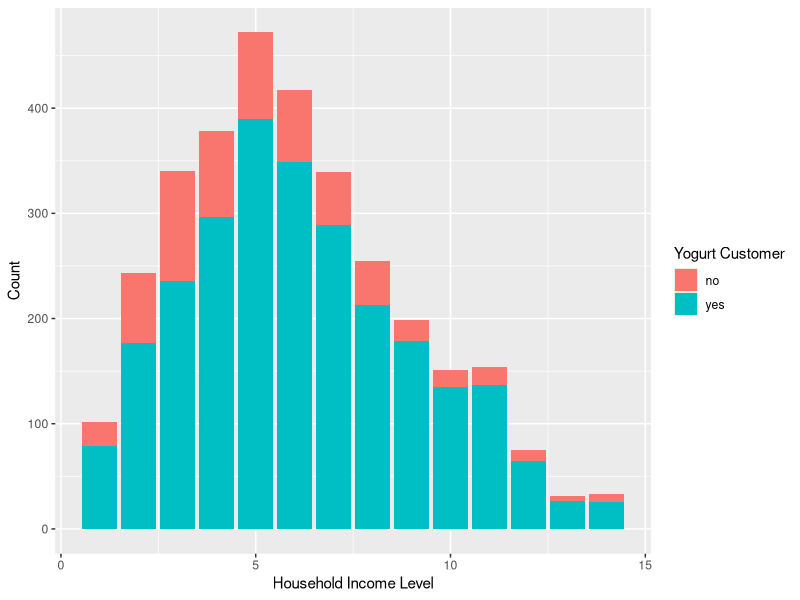
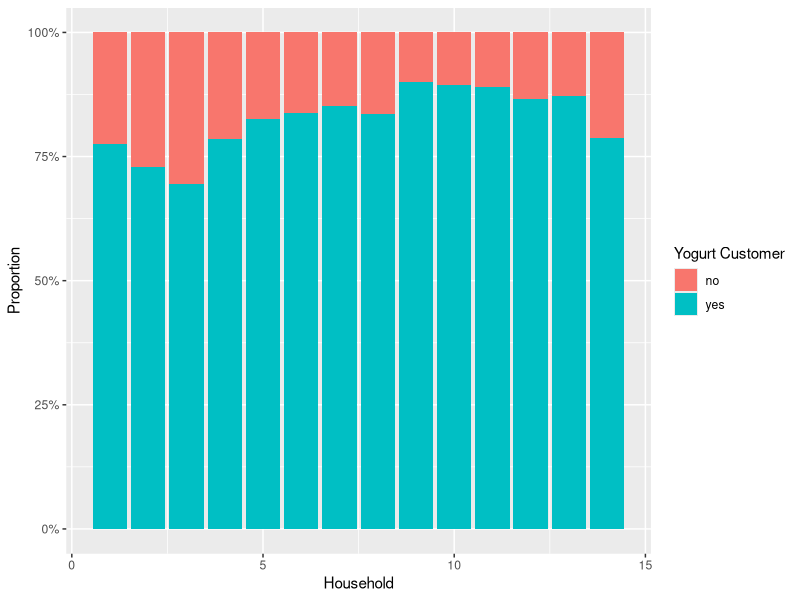
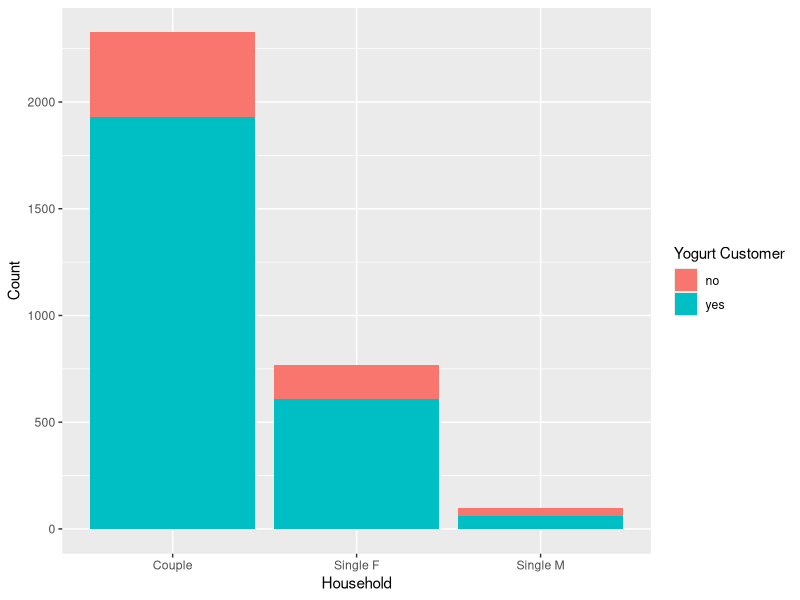
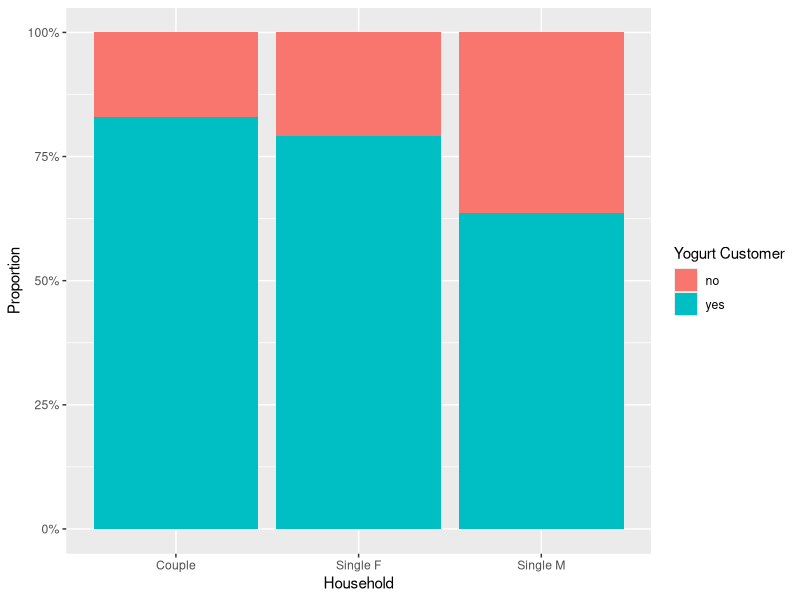
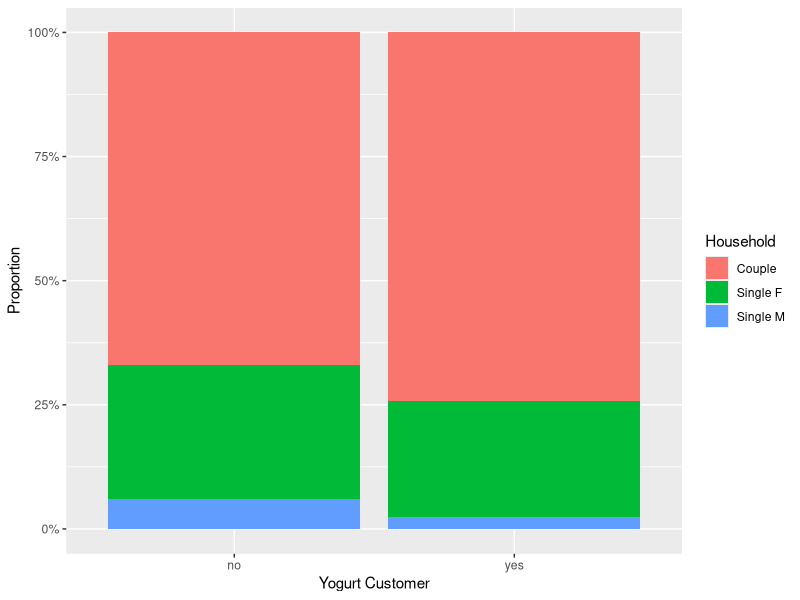
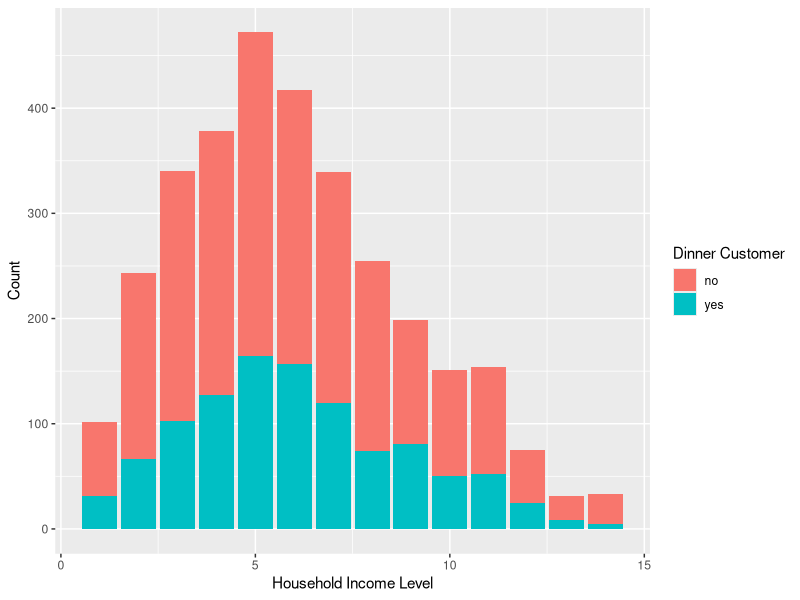
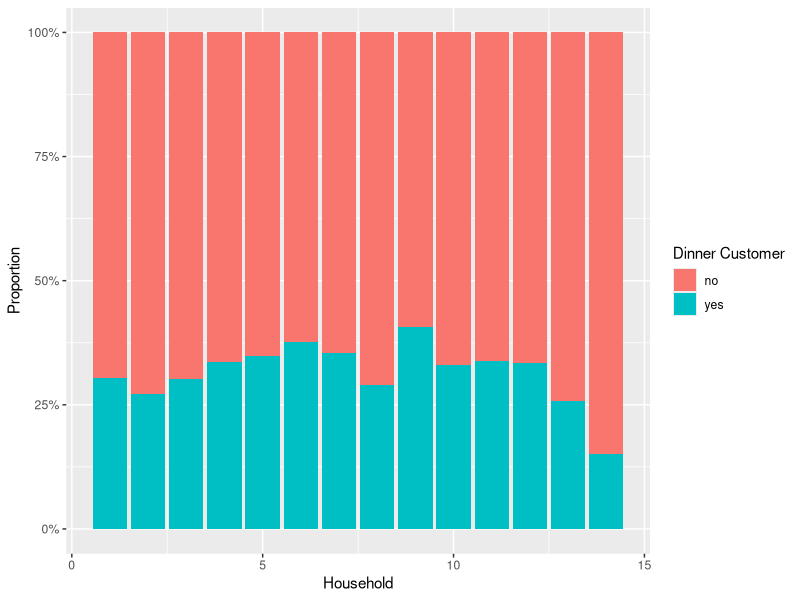
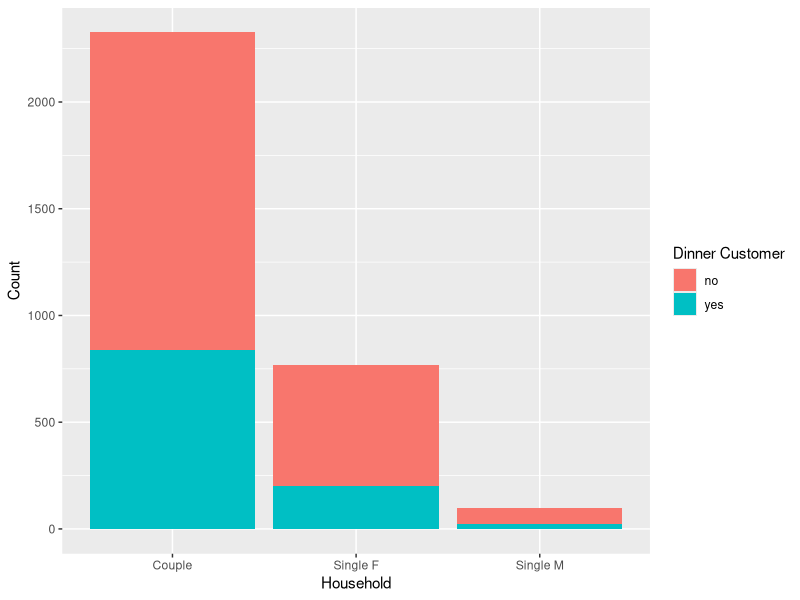

The R script that drew these images, in order: (Note: this script raises an error after producing the figures.)
library(readxl)
#install.packages('ggplot2')
library(ggplot2)
setwd("/Users/patrickbesser/OneDrive - stevens.edu/School/4/BT466 Data Analytics/Code")
data <- read_excel('ERIMData.xlsx')
#####################################################

data$HHhead = ifelse(data$F_Rel == '1' & data$M_Rel == '0', 'Single F',
                     ifelse(data$F_Rel == '0' & data$M_Rel == '2', 'Single M', 'Couple'))

data$HHwrkHr = data$MWrkHrs + data$FWrkHrs

data$HHedu = data$MEdu + data$FEdu

View(data)

data$Yogurt_Customer = ifelse(data$YogExp != '0','yes','no')

data$Dinner_Customer = ifelse(data$DinExp != '0','yes','no')

data$BinYog <- cut(data$YogExp, breaks=5, labels= c("1", "2", "3", "4", "5"), include.lowest=TRUE, right=FALSE)

#ResType Categorical
data$ResTypeCat <- data$ResType
data$ResTypeCat = ifelse(data$ResType == '1', "Apartment", 
                         ifelse(data$ResType == '2', "Condo",
                                ifelse(data$ResType == '3', "Single Family",
                                       ifelse(data$ResType == '4', "Multiple Family",
                                              ifelse(data$ResType == '5', "Mobile Home",
                                                     ifelse(data$ResType == '6', "Other", "NA"))))))

####################################################
#Yogurt customers (Y/N) by Household Income
ggplot(data, aes( x= HHInc,fill=Yogurt_Customer))+geom_bar()+xlab('Household Income Level')+ylab('Count')+labs(fill='Yogurt Customer')

#Proportion of yogurt customers (Y/N) by household income
ggplot(data, aes( x= HHInc,fill=Yogurt_Customer))+geom_bar(position='fill')+scale_y_continuous(labels=scales::percent)+xlab('Household')+ylab('Proportion')+labs(fill='Yogurt Customer')

#############
#Yogurt customers (Y/N) by household
ggplot(data, aes( x= HHhead,fill=Yogurt_Customer))+geom_bar()+xlab('Household')+ylab('Count')+labs(fill='Yogurt Customer')

#Proportion yogurt customers (Y/N) by household
ggplot(data, aes( x= HHhead,fill=Yogurt_Customer))+geom_bar(position='fill')+scale_y_continuous(labels=scales::percent)+xlab('Household')+ylab('Proportion')+labs(fill='Yogurt Customer')

#Proportion household by yogurt customers (Y/N) 
ggplot(data, aes( x=Yogurt_Customer ,fill=HHhead))+geom_bar(position='fill')+scale_y_continuous(labels=scales::percent)+xlab('Yogurt Customer')+ylab('Proportion')+labs(fill='Household')

#############
#Count (Y/N) Dinner customer by household income 
ggplot(data, aes( x= HHInc,fill=Dinner_Customer))+geom_bar()+xlab('Household Income Level')+ylab('Count')+labs(fill='Dinner Customer')

#Proportion dinner customers (Y/N) by household? Not sure if this makes sense
ggplot(data, aes( x= HHInc,fill=Dinner_Customer))+geom_bar(position='fill')+scale_y_continuous(labels=scales::percent)+xlab('Household')+ylab('Proportion')+labs(fill='Dinner Customer')

#############
# Count Dinner customers (Y/N) by household
ggplot(data, aes( x= HHhead,fill=Dinner_Customer))+geom_bar()+xlab('Household')+ylab('Count')+labs(fill='Dinner Customer')

#Proportion dinner customers (Y/N) by household
ggplot(data, aes( x= HHhead,fill=Dinner_Customer))+geom_bar(position='fill')+scale_y_continuous(labels=scales::percent)+xlab('Household')+ylab('Proportion')+labs(fill='Dinner Customer')

#Proportion dinner customers (Y/N) by household
ggplot(data, aes( x= Dinner_Customer,fill=HHhead))+geom_bar(position='fill')+scale_y_continuous(labels=scales::percent)+xlab('Dinner Customer')+ylab('Proportion')+labs(fill='Household')

#############
# Count Dinner customers (Y/N) by ResTypeCat
ggplot(data, aes( x= ResTypeCat,fill=Dinner_Customer))+geom_bar()+xlab('Household')+ylab('Count')+labs(fill='Dinner Customer')

#Proportion dinner customers (Y/N) by ResTypeCat
ggplot(data, aes( x= ResTypeCat,fill=Dinner_Customer))+geom_bar(position='fill')+scale_y_continuous(labels=scales::percent)+xlab('Household')+ylab('Proportion')+labs(fill='Dinner Customer')

# Count dinner expenditure by ResTypeCat
ggplot(data, aes( x= ResTypeCat,fill=DinExp))+geom_bar()+xlab('Household Type')+ylab('$ Dinner Expenditure')+labs(fill='Dinner Customer')

# Count HHWorkHours by ResTypeCat
#ggplot(data, aes( x= ResTypeCat,fill=HHwrkHr))+geom_bar()+xlab('Household Type')+ylab('Household Work Hours')+labs(fill='Dinner Customer')

#Count dinner expenditure by birth year(male)
ggplot(data, aes( x= MBirth,fill=DinExp))+geom_bar()+xlab('Birth Year (male)')+ylab('$ Dinner Expenditure')+labs(fill='Dinner Customer')+xlim(1890,1967)

#Count dinner expenditure by birth year(female)
ggplot(data, aes( x= FBirth,fill=DinExp))+geom_bar()+xlab('Birth Year (female)')+ylab('$ Dinner Expenditure')+labs(fill='Dinner Customer')+xlim(1890,1967)


#########<Statistisc>###########################################

model = lm(DinExp ~ HHedu+HHwrkHr, data = data)
summary(model)
predict(Model)

model2 = lm(DinExp ~ ResType, data = data)
summary(model2)
predict(Model2, ResType = 1)

predict(model2, data.frame(ResType = 1))
predict(model2, data.frame(ResType = 2))
predict(model2, data.frame(ResType = 3))
predict(model2, data.frame(ResType = 4))
predict(model2, data.frame(ResType = 5))
predict(model2, data.frame(ResType = 6))

model3 = lm(YogExp ~ ResType, data = data)
summary(model3)

predict(model3, data.frame(ResType = 1))
predict(model3, data.frame(ResType = 2))
predict(model3, data.frame(ResType = 3))
predict(model3, data.frame(ResType = 4))
predict(model3, data.frame(ResType = 5))
predict(model3, data.frame(ResType = 6))
